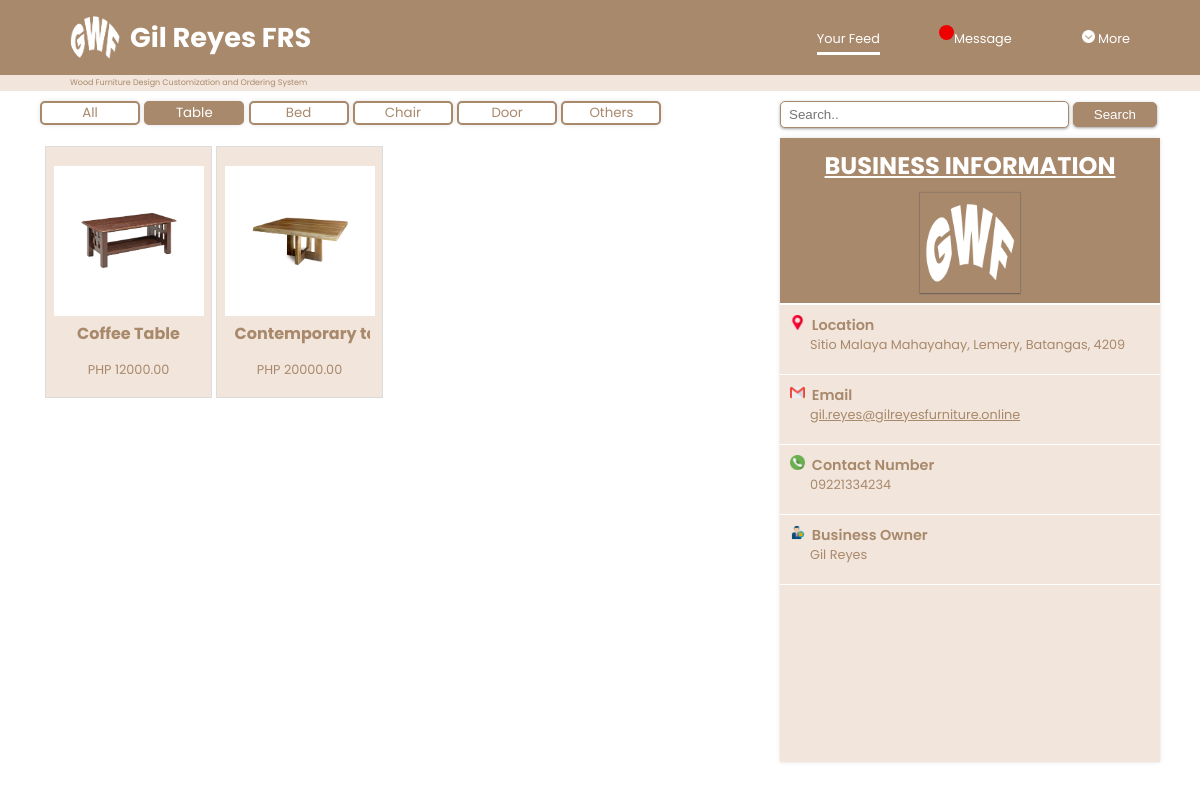
The app's page /src/sys-user/home-page/product-category/table.php (signed in) with its own data.
### tables this page shows
CREATE TABLE `tb_product` (
  `id` int(11) NOT NULL,
  `product_name` varchar(50) NOT NULL,
  `price` int(20) NOT NULL,
  `size` varchar(15) NOT NULL,
  `p_description` text NOT NULL,
  `category` varchar(20) NOT NULL,
  `quantity` int(255) NOT NULL,
  `product_img` varchar(255) NOT NULL
);

CREATE TABLE `tb_shopinfo` (
  `id` int(11) NOT NULL,
  `name` varchar(50) NOT NULL,
  `address` varchar(50) NOT NULL,
  `email` varchar(50) NOT NULL,
  `contact_no` varchar(15) NOT NULL,
  `profile_pic` varchar(255) NOT NULL
);

### src/php-database/select-table.php (called while the page is built)
<?php
    require_once 'dbconnect.php';
    $query = "SELECT * FROM tb_product WHERE category = 'Table' AND quantity > 0 ORDER BY id DESC";
    $result = mysqli_query($conn, $query);
?>

### src/php-database/shopinfo.php (called while the page is built)
<?php
    require_once 'dbconnect.php';
    $query = "SELECT * FROM tb_shopinfo";
    $result = mysqli_query($conn, $query);
?>

### src/sys-user/home-page/product-category/table.php (the view, shortened to what this page needs)
<?php include '../../../php-database/user-session.php'; ?>
<!DOCTYPE html>
<html lang="en">
<head>
    <link rel="stylesheet" href="../userhome.css?v=<?php echo time(); ?>">
</head>
<body>
    <header>
        <div class="app-name">
            <a href="">
                <img src="../../../../image/logo.png" alt="">
                <h1>Gil Reyes FRS</h1>
            </a>
        </div>
        <nav class="block">
            <a href="" class="a" style="border-bottom: 3px solid white; padding-bottom: 5px;">Your Feed</a>
            <a href="../../message-page/userMessage.php" class="a"><span class="your_div"></span>Message</a>
            <div class="dropdown" style="float:right;">
                <a class="dropbtn"><img src="../../../../image/icon/down-chevron.png" alt="" width="13px" height="13px"> More</a>
            </div>
        </nav>
    </header>
    <div class="divider">
        <p>Wood Furniture Design Customization and Ordering System</p>
    </div>
    <main>
        <div class="container">
            <section class="product-cont">
                <div class="category">
                    <button onclick="window.location.href='../userhome.php';">All</button>
                    <button class="active" onclick="window.location.href='table.php';">Table</button>
                    <button onclick="window.location.href='bed.php';">Bed</button>
                    <button onclick="window.location.href='chair.php';">Chair</button>
                    <button onclick="window.location.href='door.php';">Door</button>
                    <button onclick="window.location.href='others.php';">Others</button>
                </div>
                <div class="product">
                    <?php
                        include '../../../php-database/select-table.php';
                    ?>
                    <div class="display-div">
                        <?php
                            while ($row = mysqli_fetch_assoc($result))
                            {
                        ?>
                                <div class="prod-display" onclick="window.location.href='../../getproduct-page/get-product.php?id=<?php echo $row['id']; ?> & product_name=<?php echo $row['product_name']; ?> & price=<?php echo $row['price']; ?> & size=<?php echo $row['size']; ?> & p_description=<?php echo $row['p_description']; ?> & category=<?php echo $row['category']; ?> & product_img=<?php echo $row['product_img']; ?>';">
                                    <div class="prod-img">
                                        <img src="../../../sys-admin/product-page/<?php echo $row['product_img']; ?>" alt="" width="100px">
                                    </div>
                                    <div class="pname">
                                        <h4><?php echo $row['product_name']; ?></h3>
                                    </div>
                                    <p>PHP <?php echo $row['price']; ?>.00</p>
                                </div>
                        <?php
                            }
                        ?>
                    </div>
                </div>
            </section>
            <section class="shopinfo-cont">
                <div class="search-bar">
                    <form action="../../product-search/product-search.php" method=POST>
                        <input type="text" placeholder="Search.." name="valueToSearch" required>
                        <button type="submit" name="search">Search</button>
                    </form>
                </div>
                <div class="shopinfo" id="shopinfo">
                    <?php include '../../../php-database/shopinfo.php';
                        while($row = mysqli_fetch_assoc($result)) {
                    ?>
                    <h1><u>BUSINESS INFORMATION</u></h1>
                    <div class="profile-pic">
                        <img src="../../../../image/logo.png" alt="" width="100px" height="100px">
                    </div>
                    <h3><img src="../../../../image/icon/placeholder.png" alt="" width="15" height="15">&nbsp&nbspLocation</h3>
                    <p><?php echo $row["address"]; ?></p>
                    <div class="info-line"></div>
                    <h3><img src="../../../../image/icon/gmail.png" alt="" width="15" height="15">&nbsp&nbspEmail</h3>
                    <a href="mailto:<?php echo $row['email']; ?>"><p><?php echo $row["email"]; ?></p></a>
                    <div class="info-line"></div>
                    <h3><img src="../../../../image/icon/phone (1).png" alt="" width="15" height="15">&nbsp&nbspContact Number</h3>
                    <p><?php echo $row["contact_no"]; ?></p>
                    <div class="info-line"></div>
                    <h3><img src="../../../../image/icon/owner.png" alt="" width="15" height="15">&nbsp&nbspBusiness Owner</h3>
                    <p><?php echo $row["name"]; ?></p>
                    <div class="info-line"></div>
                    <?php } ?>
                </div>
            </section>
        </div>
    </main>
</body>
</html>

### records on screen
tb_product: product_img (picture), product_name "Coffee Table", price "12000"
tb_product: product_img (picture), product_name "Contemporary…", price "20000"
tb_shopinfo: address "Sitio Malaya Mahayahay, Lemery, Batangas, 4209", email "gil.reyes@gilreyesfurniture.online", contact_no "09221334234", name "Gil Reyes"
